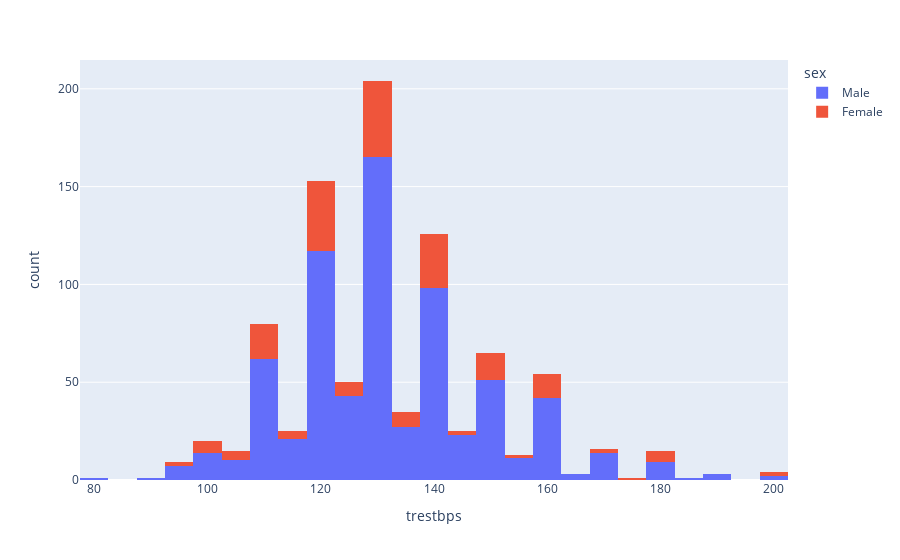

Notebook source saved alongside this figure:
### Code cell
fig = px.histogram(data_frame=df,x='trestbps',color='sex')
fig.show()

### Figure 1 — Plotly figure (JSON) as saved in the notebook; plotly's stock layout.template omitted (floating-point values rounded to 4 significant figures; data arrays with more than 128 entries replaced by an {"elided": "..."} marker saying what was removed)
{"data": [{"bingroup": "x", "hovertemplate": "sex=Male<br>trestbps=%{x}<br>count=%{y}<extra></extra>", "legendgroup": "Male", "marker": {"color": "#636efa", "pattern": {"shape": ""}}, "name": "Male", "orientation": "v", "showlegend": true, "type": "histogram", "x": {"elided": "725 float values"}, "xaxis": "x", "yaxis": "y"}, {"bingroup": "x", "hovertemplate": "sex=Female<br>trestbps=%{x}<br>count=%{y}<extra></extra>", "legendgroup": "Female", "marker": {"color": "#EF553B", "pattern": {"shape": ""}}, "name": "Female", "orientation": "v", "showlegend": true, "type": "histogram", "x": {"elided": "194 float values"}, "xaxis": "x", "yaxis": "y"}], "layout": {"barmode": "relative", "legend": {"title": {"text": "sex"}, "tracegroupgap": 0}, "margin": {"t": 60}, "xaxis": {"anchor": "y", "domain": [0, 1], "title": {"text": "trestbps"}}, "yaxis": {"anchor": "x", "domain": [0, 1], "title": {"text": "count"}}}}
